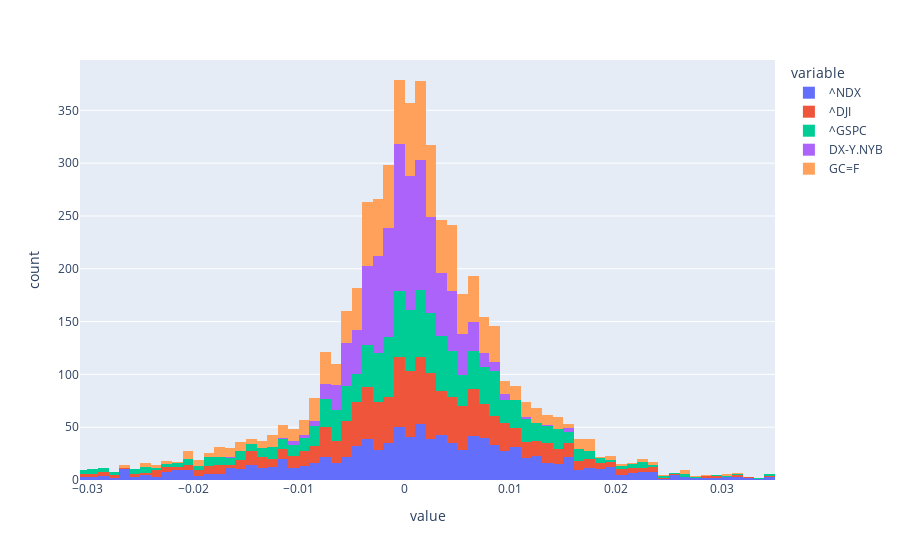

Source (notebook cell):
### Code cell
returns.plot(kind = 'hist')

### Figure 1 — Plotly figure (JSON) as saved in the notebook; plotly's stock layout.template omitted (floating-point values rounded to 4 significant figures; data arrays with more than 128 entries replaced by an {"elided": "..."} marker saying what was removed)
{"data": [{"alignmentgroup": "True", "bingroup": "x", "hovertemplate": "variable=^NDX<br>value=%{x}<br>count=%{y}<extra></extra>", "legendgroup": "^NDX", "marker": {"color": "#636efa", "pattern": {"shape": ""}}, "name": "^NDX", "offsetgroup": "^NDX", "orientation": "v", "showlegend": true, "type": "histogram", "x": {"elided": "1106 float values"}, "xaxis": "x", "yaxis": "y"}, {"alignmentgroup": "True", "bingroup": "x", "hovertemplate": "variable=^DJI<br>value=%{x}<br>count=%{y}<extra></extra>", "legendgroup": "^DJI", "marker": {"color": "#EF553B", "pattern": {"shape": ""}}, "name": "^DJI", "offsetgroup": "^DJI", "orientation": "v", "showlegend": true, "type": "histogram", "x": {"elided": "1106 float values"}, "xaxis": "x", "yaxis": "y"}, {"alignmentgroup": "True", "bingroup": "x", "hovertemplate": "variable=^GSPC<br>value=%{x}<br>count=%{y}<extra></extra>", "legendgroup": "^GSPC", "marker": {"color": "#00cc96", "pattern": {"shape": ""}}, "name": "^GSPC", "offsetgroup": "^GSPC", "orientation": "v", "showlegend": true, "type": "histogram", "x": {"elided": "1106 float values"}, "xaxis": "x", "yaxis": "y"}, {"alignmentgroup": "True", "bingroup": "x", "hovertemplate": "variable=DX-Y.NYB<br>value=%{x}<br>count=%{y}<extra></extra>", "legendgroup": "DX-Y.NYB", "marker": {"color": "#ab63fa", "pattern": {"shape": ""}}, "name": "DX-Y.NYB", "offsetgroup": "DX-Y.NYB", "orientation": "v", "showlegend": true, "type": "histogram", "x": {"elided": "1106 float values"}, "xaxis": "x", "yaxis": "y"}, {"alignmentgroup": "True", "bingroup": "x", "hovertemplate": "variable=GC=F<br>value=%{x}<br>count=%{y}<extra></extra>", "legendgroup": "GC=F", "marker": {"color": "#FFA15A", "pattern": {"shape": ""}}, "name": "GC=F", "offsetgroup": "GC=F", "orientation": "v", "showlegend": true, "type": "histogram", "x": {"elided": "1106 float values"}, "xaxis": "x", "yaxis": "y"}], "layout": {"autosize": true, "barmode": "relative", "legend": {"title": {"text": "variable"}, "tracegroupgap": 0}, "margin": {"t": 60}, "xaxis": {"anchor": "y", "autorange": false, "domain": [0, 1], "range": [-0.0307, 0.03503], "title": {"text": "value"}, "type": "linear"}, "yaxis": {"anchor": "x", "autorange": false, "domain": [0, 1], "range": [0, 397.7], "title": {"text": "count"}}}}
